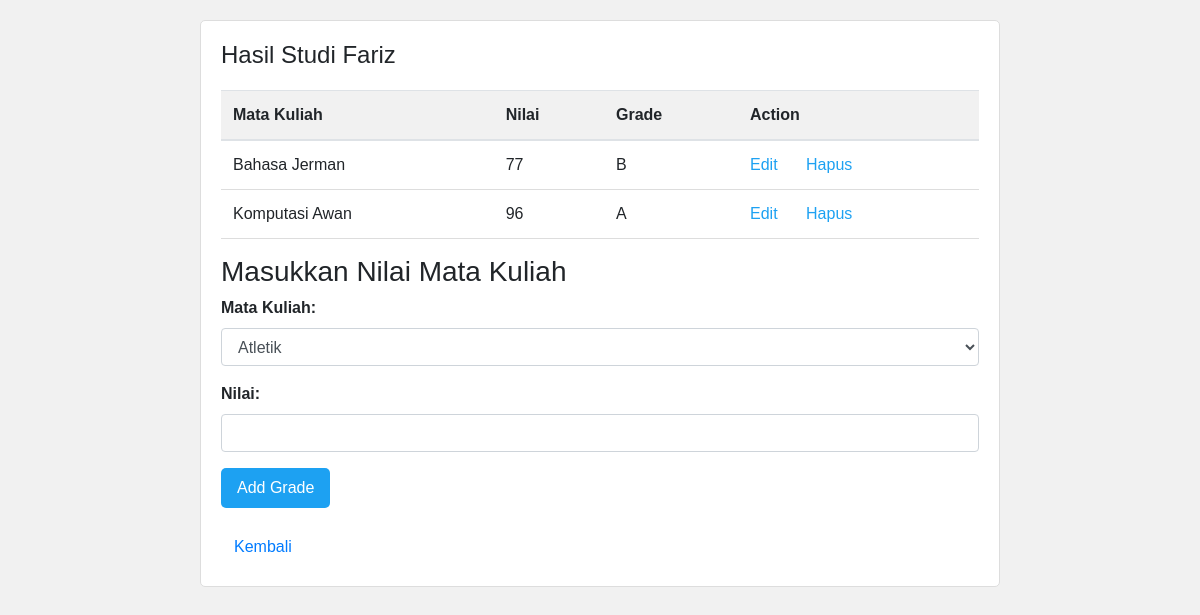
Page /view_grades.php?student_id=2 (signed in) on the committed database.
### tables this page shows
CREATE TABLE `students` (
  `id` int(11) NOT NULL,
  `nim` varchar(20) NOT NULL,
  `name` varchar(255) NOT NULL,
  `program_studi` varchar(255) NOT NULL,
  `no_hp` varchar(20) NOT NULL
);

CREATE TABLE `grades` (
  `id` int(11) NOT NULL,
  `student_id` int(11) NOT NULL,
  `course_id` int(11) DEFAULT NULL,
  `course` varchar(255) NOT NULL,
  `nilai` float DEFAULT 0,
  `grade` char(1) DEFAULT 'E'
);

### view_grades.php (the view, shortened to what this page needs)
<?php
$servername = "localhost";
$username = "root";
$password = "";
$dbname = "university";
$conn = new mysqli($servername, $username, $password, $dbname);
$studentId = $_GET['student_id'];
$sql = "SELECT * FROM students WHERE id='$studentId'";
$studentResult = $conn->query($sql);
$student = $studentResult->fetch_assoc();
$sql = "SELECT * FROM grades WHERE student_id='$studentId'";
$gradesResult = $conn->query($sql);
$sqlCourses = "SELECT * FROM courses";
$coursesResult = $conn->query($sqlCourses);
?>
<!DOCTYPE html>
<html>
    <head>
        <link rel="stylesheet" href="https://stackpath.bootstrapcdn.com/bootstrap/4.5.0/css/bootstrap.min.css">
    </head>
    <body>
        <div class="container">
            <h2>Hasil Studi <?php echo $student['name']; ?></h2>
            <table class="table">
                <thead>
                    <tr>
                        <th>Mata Kuliah</th>
                        <th>Nilai</th>
                        <th>Grade</th>
                        <th>Action</th>
                    </tr>
                </thead>
                <tbody>
                    <?php
                    if ($gradesResult->num_rows > 0) {
                        while ($grade = $gradesResult->fetch_assoc()) {
                            echo "<tr>
                                <td>" . $grade['course'] . "</td>
                                <td>" . $grade['nilai'] . "</td>
                                <td>" . $grade['grade'] . "</td>
                                <td>
                                    <a href='edit_grade.php?id=" . $grade['id'] . "' class='mr-4'>Edit</a>
                                    <a href='delete_grade.php?id=" . $grade['id'] . "' onclick='return confirmDelete();'>Hapus</a>
                                </td>
                            </tr>";
                        }
                    } else {
                        echo "<tr><td colspan='4'>No grades found</td></tr>";
                    }
                    ?>
                </tbody>
            </table>
            <h3>Masukkan Nilai Mata Kuliah</h3>
            <form action="" method="POST">
                <div class="form-group">
                    <label>Mata Kuliah:</label>
                    <select name="mata_kuliah" class="form-control" required>
                        <?php
                        if ($coursesResult->num_rows > 0) {
                            while ($course = $coursesResult->fetch_assoc()) {
                                echo "<option value='" . $course['id'] . "'>" . $course['nama'] . "</option>";
                            }
                        } else {
                            echo "<option value=''>No courses available</option>";
                        }
                        ?>
                    </select>
                </div>
                <div class="form-group">
                    <label>Nilai:</label>
                    <input type="number" name="nilai" class="form-control" required>
                </div>
                <input type="submit" value="Add Grade" class="btn btn-primary">
            </form>
            <a href="index.php" class="btn btn-link">Kembali</a>
        </div>
    </body>
</html>

### view_grades.php (style rules this page uses)
body { font-family: Arial, sans-serif; background-color: #f1f1f1; padding: 20px; }
.container { max-width: 800px; margin: 0 auto; background-color: #fff; border: 1px solid #ddd; border-radius: 5px; padding: 20px; }
h2 { font-size: 24px; margin-bottom: 20px; }
table { width: 100%; margin-bottom: 20px; }
th, td { padding: 8px; border-bottom: 1px solid #ddd; }
th { background-color: #f1f1f1; }
form { margin-bottom: 20px; }
label { font-weight: bold; }
input[type="submit"] { padding: 8px 16px; background-color: #1da1f2; color: #fff; border: none; border-radius: 5px; cursor: pointer; }
a { color: #1da1f2; text-decoration: none; }

### rows in the picture
students: name "Fariz"
grades: course "Bahasa Jerman", nilai "77", grade "B"
grades: course "Komputasi Awan", nilai "96", grade "A"

### other values in the picture
form field mata_kuliah "Atletik"
